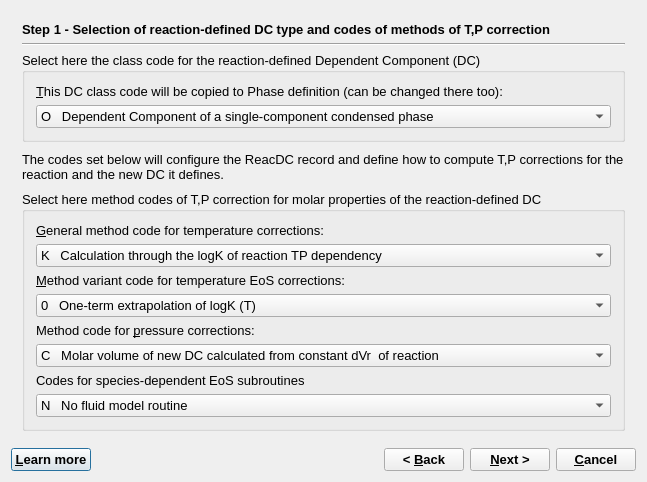
<?xml version="1.0" encoding="UTF-8"?>
<ui version="4.0">
 <class>ReacDCWizardData</class>
 <widget class="QDialog" name="ReacDCWizardData">
  <property name="windowModality">
   <enum>Qt::WindowModal</enum>
  </property>
  <property name="geometry">
   <rect>
    <x>0</x>
    <y>0</y>
    <width>647</width>
    <height>482</height>
   </rect>
  </property>
  <property name="font">
   <font>
    <pointsize>10</pointsize>
   </font>
  </property>
  <property name="windowTitle">
   <string>GEM-Selektor Proces</string>
  </property>
  <layout class="QGridLayout" name="gridLayout">
   <item row="0" column="0">
    <widget class="QStackedWidget" name="stackedWidget">
     <property name="mouseTracking">
      <bool>false</bool>
     </property>
     <property name="acceptDrops">
      <bool>false</bool>
     </property>
     <property name="autoFillBackground">
      <bool>false</bool>
     </property>
     <property name="frameShape">
      <enum>QFrame::NoFrame</enum>
     </property>
     <property name="frameShadow">
      <enum>QFrame::Plain</enum>
     </property>
     <property name="currentIndex">
      <number>0</number>
     </property>
     <widget class="QWidget" name="page">
      <layout class="QVBoxLayout" name="verticalLayout_2">
       <item>
        <widget class="QLabel" name="pageName">
         <property name="sizePolicy">
          <sizepolicy hsizetype="Preferred" vsizetype="Fixed">
           <horstretch>0</horstretch>
           <verstretch>0</verstretch>
          </sizepolicy>
         </property>
         <property name="font">
          <font>
           <weight>75</weight>
           <bold>true</bold>
          </font>
         </property>
         <property name="text">
          <string>Step 1 - Selection of reaction-defined DC type and codes of methods of T,P correction</string>
         </property>
        </widget>
       </item>
       <item>
        <widget class="Line" name="line">
         <property name="orientation">
          <enum>Qt::Horizontal</enum>
         </property>
        </widget>
       </item>
       <item>
        <widget class="QGroupBox" name="groupBox">
         <property name="title">
          <string>Select here the class code for the reaction-defined Dependent Component (DC)</string>
         </property>
         <layout class="QVBoxLayout">
          <item>
           <widget class="QLabel" name="ModelCodeLabel">
            <property name="minimumSize">
             <size>
              <width>0</width>
              <height>0</height>
             </size>
            </property>
            <property name="text">
             <string>&amp;This DC class code will be copied to Phase definition (can be changed there too):</string>
            </property>
            <property name="alignment">
             <set>Qt::AlignBottom</set>
            </property>
            <property name="wordWrap">
             <bool>true</bool>
            </property>
            <property name="buddy">
             <cstring>pPreC</cstring>
            </property>
           </widget>
          </item>
          <item>
           <widget class="QComboBox" name="pPreC">
            <item>
             <property name="text">
              <string>O   Dependent Component of a single-component condensed phase</string>
             </property>
            </item>
            <item>
             <property name="text">
              <string>T    Hydrogen ion H+</string>
             </property>
            </item>
            <item>
             <property name="text">
              <string>E    Electron (aqueous)</string>
             </property>
            </item>
            <item>
             <property name="text">
              <string>S    Other aqueous species (ions, complexes and ion pairs)</string>
             </property>
            </item>
            <item>
             <property name="text">
              <string>K    Aqueous-surface species (in adsorption site-ligand models)</string>
             </property>
            </item>
            <item>
             <property name="text">
              <string>W   Water H2O (solvent in aqueous phase)</string>
             </property>
            </item>
            <item>
             <property name="text">
              <string>L     Liquid solvent component of the aqueous phase</string>
             </property>
            </item>
            <item>
             <property name="text">
              <string>G    Gas (ideal component)</string>
             </property>
            </item>
            <item>
             <property name="text">
              <string>V    H2O (steam) gas (fluid) component</string>
             </property>
            </item>
            <item>
             <property name="text">
              <string>C    CO2 (carbon dioxide) gas (fluid) component</string>
             </property>
            </item>
            <item>
             <property name="text">
              <string>I     Ideal solution end-member (ideal mixing)</string>
             </property>
            </item>
            <item>
             <property name="text">
              <string>M   Major solution independent end-member (solvent)</string>
             </property>
            </item>
            <item>
             <property name="text">
              <string>J    Junior solution independent end-member (solute)</string>
             </property>
            </item>
            <item>
             <property name="text">
              <string>D    Major solution dependent end-member (solvent)</string>
             </property>
            </item>
            <item>
             <property name="text">
              <string>F    Junior solution dependent end-member (solute)</string>
             </property>
            </item>
            <item>
             <property name="text">
              <string>X    Neutral surface OH functional group</string>
             </property>
            </item>
            <item>
             <property name="text">
              <string>Y    Inner-sphere surface complex</string>
             </property>
            </item>
            <item>
             <property name="text">
              <string>Z    Outer-sphere surface complex </string>
             </property>
            </item>
            <item>
             <property name="text">
              <string>0    Inner-sphere complex on surface type 0 </string>
             </property>
            </item>
            <item>
             <property name="text">
              <string>2    Inner-sphere complex on surface type 1 </string>
             </property>
            </item>
            <item>
             <property name="text">
              <string>4    Inner-sphere complex on surface type 2</string>
             </property>
            </item>
            <item>
             <property name="text">
              <string>6    Inner-sphere complex on surface type 3 </string>
             </property>
            </item>
            <item>
             <property name="text">
              <string>8    Inner-sphere complex on surface type 4</string>
             </property>
            </item>
            <item>
             <property name="text">
              <string>1    Outer-sphere complex on surface  type 0</string>
             </property>
            </item>
            <item>
             <property name="text">
              <string>3    Outer-sphere complex on surface type 1</string>
             </property>
            </item>
            <item>
             <property name="text">
              <string>5    Outer-sphere complex on surface type 2</string>
             </property>
            </item>
            <item>
             <property name="text">
              <string>7    Outer-sphere complex on surface type 3</string>
             </property>
            </item>
            <item>
             <property name="text">
              <string>9    Outer-sphere complex on surtype type 4</string>
             </property>
            </item>
            <item>
             <property name="text">
              <string>Q   Sorbent (major) end-member of sorbent solid solution</string>
             </property>
            </item>
            <item>
             <property name="text">
              <string>P    Other (minor) end-member of sorbent solid solution</string>
             </property>
            </item>
            <item>
             <property name="text">
              <string>R   Carrier of poly(oligo)electrolyte</string>
             </property>
            </item>
            <item>
             <property name="text">
              <string>A   Strong exchange ion (constant charge plane)</string>
             </property>
            </item>
            <item>
             <property name="text">
              <string>B   Weak exchange ion (constant charge plane)</string>
             </property>
            </item>
           </widget>
          </item>
         </layout>
        </widget>
       </item>
       <item>
        <widget class="QLabel" name="textLabel10">
         <property name="sizePolicy">
          <sizepolicy hsizetype="Preferred" vsizetype="Preferred">
           <horstretch>0</horstretch>
           <verstretch>0</verstretch>
          </sizepolicy>
         </property>
         <property name="frameShape">
          <enum>QFrame::NoFrame</enum>
         </property>
         <property name="frameShadow">
          <enum>QFrame::Plain</enum>
         </property>
         <property name="text">
          <string>The codes set below will configure the ReacDC record and define how to compute T,P corrections for the reaction and the new DC it defines.</string>
         </property>
         <property name="textFormat">
          <enum>Qt::AutoText</enum>
         </property>
         <property name="scaledContents">
          <bool>false</bool>
         </property>
         <property name="wordWrap">
          <bool>true</bool>
         </property>
         <property name="margin">
          <number>0</number>
         </property>
         <property name="openExternalLinks">
          <bool>false</bool>
         </property>
        </widget>
       </item>
       <item>
        <widget class="QGroupBox" name="groupBox_7">
         <property name="title">
          <string>Select here method codes of T,P correction for molar properties of the reaction-defined DC</string>
         </property>
         <layout class="QVBoxLayout" name="verticalLayout">
          <item>
           <widget class="QLabel" name="AC_modeLabel">
            <property name="frameShape">
             <enum>QFrame::NoFrame</enum>
            </property>
            <property name="frameShadow">
             <enum>QFrame::Plain</enum>
            </property>
            <property name="text">
             <string>&amp;General method code for temperature corrections:</string>
            </property>
            <property name="alignment">
             <set>Qt::AlignBottom</set>
            </property>
            <property name="wordWrap">
             <bool>true</bool>
            </property>
            <property name="buddy">
             <cstring>p_pct_1</cstring>
            </property>
           </widget>
          </item>
          <item>
           <widget class="QComboBox" name="p_pct_1">
            <item>
             <property name="text">
              <string>K   Calculation through the logK of reaction TP dependency</string>
             </property>
            </item>
            <item>
             <property name="text">
              <string>H   Calculation on the basis of revised HKF EoS (reserved)</string>
             </property>
            </item>
            <item>
             <property name="text">
              <string>C   Calculation on the basis of standard S0  and Cp0  integration</string>
             </property>
            </item>
            <item>
             <property name="text">
              <string>I    Calculation of thermodynamic properties for isotopic forms of compounds</string>
             </property>
            </item>
           </widget>
          </item>
          <item>
           <widget class="QLabel" name="DcEqModeLabel">
            <property name="frameShape">
             <enum>QFrame::NoFrame</enum>
            </property>
            <property name="frameShadow">
             <enum>QFrame::Plain</enum>
            </property>
            <property name="text">
             <string>&amp;Method variant code for temperature EoS corrections:</string>
            </property>
            <property name="alignment">
             <set>Qt::AlignBottom</set>
            </property>
            <property name="wordWrap">
             <bool>true</bool>
            </property>
            <property name="buddy">
             <cstring>p_pct_2</cstring>
            </property>
           </widget>
          </item>
          <item>
           <widget class="QComboBox" name="p_pct_2">
            <item>
             <property name="text">
              <string>0   One-term extrapolation of logK (T) </string>
             </property>
            </item>
            <item>
             <property name="text">
              <string>1   One-term extrapolation of logK (T) assuming dGr (T) constant</string>
             </property>
            </item>
            <item>
             <property name="text">
              <string>2   Two-term extrapolation of logK (T) </string>
             </property>
            </item>
            <item>
             <property name="text">
              <string>3   Three-term extrapolation of logK (T) at dCpr (T) = const</string>
             </property>
            </item>
            <item>
             <property name="text">
              <string>L    Calculation of logK (T) for reactions from 7 empirical coefficients</string>
             </property>
            </item>
            <item>
             <property name="text">
              <string>X   Calculation of logK (T) for reactions from 5 empirical Cp coefficients</string>
             </property>
            </item>
            <item>
             <property name="text">
              <string>Z   Lagrange polynomial interpolation of discrete logK (P,T) values</string>
             </property>
            </item>
            <item>
             <property name="text">
              <string>R   Calculation of logK, dSr, dCpr, dVr using Marshall-Franck density model</string>
             </property>
            </item>
            <item>
             <property name="text">
              <string>Y   Calculation of logK, dSr, dCpr, dVr using modified Ryzhenko-Bryzgalin model</string>
             </property>
            </item>
            <item>
             <property name="text">
              <string>G   Calculation of standard Gibbs energy function g0T for isotopic forms of compounds</string>
             </property>
            </item>
            <item>
             <property name="text">
              <string>S   Calculation of g0T, h0T, S0T from standard entropy integration</string>
             </property>
            </item>
            <item>
             <property name="text">
              <string>E   Pronsprep97 - prediction of properties for aqueous hydroxide complexes</string>
             </property>
            </item>
            <item>
             <property name="text">
              <string>W  Calculation of properties of H2O liquid and vapor (reserved) </string>
             </property>
            </item>
            <item>
             <property name="text">
              <string>K   Calculation using HKF EoS coefficients (reserved)</string>
             </property>
            </item>
           </widget>
          </item>
          <item>
           <widget class="QLabel" name="PhEqModeLabel">
            <property name="text">
             <string>Method code for &amp;pressure corrections:</string>
            </property>
            <property name="alignment">
             <set>Qt::AlignBottom</set>
            </property>
            <property name="wordWrap">
             <bool>true</bool>
            </property>
            <property name="buddy">
             <cstring>p_pct_3</cstring>
            </property>
           </widget>
          </item>
          <item>
           <widget class="QComboBox" name="p_pct_3">
            <item>
             <property name="text">
              <string>C   Molar volume of new DC calculated from constant dVr  of reaction</string>
             </property>
            </item>
            <item>
             <property name="text">
              <string>N   No pressure correction to be done</string>
             </property>
            </item>
            <item>
             <property name="text">
              <string>Z   Lagrange polynomial interpolation of discrete logK (P,T)</string>
             </property>
            </item>
            <item>
             <property name="text">
              <string>0   Account for pressure dependence is inherent</string>
             </property>
            </item>
            <item>
             <property name="text">
              <string>K   Molar volume is calculated from 5 empirical coefficients</string>
             </property>
            </item>
            <item>
             <property name="text">
              <string>E   Molar volume V (T,P )  increment to V0 (reserved)</string>
             </property>
            </item>
            <item>
             <property name="text">
              <string>F   Pressure corrections for the properties of H2O liquid (reserved)</string>
             </property>
            </item>
            <item>
             <property name="text">
              <string>P   Pronsprep97: prediction of standard state data for aqueous metal complexes</string>
             </property>
            </item>
           </widget>
          </item>
          <item>
           <widget class="QLabel" name="PhEqModeLabel_2">
            <property name="text">
             <string>Codes for species-dependent EoS subroutines</string>
            </property>
            <property name="alignment">
             <set>Qt::AlignBottom</set>
            </property>
            <property name="wordWrap">
             <bool>true</bool>
            </property>
            <property name="buddy">
             <cstring>p_pct_3</cstring>
            </property>
           </widget>
          </item>
          <item>
           <widget class="QComboBox" name="p_pct_4">
            <item>
             <property name="text">
              <string>N   No fluid model routine</string>
             </property>
            </item>
            <item>
             <property name="text">
              <string>G   Generic fluid model routine</string>
             </property>
            </item>
            <item>
             <property name="text">
              <string>V   Subroutine for H2O fluid</string>
             </property>
            </item>
            <item>
             <property name="text">
              <string>C   Subroutine for CO2 fluid</string>
             </property>
            </item>
            <item>
             <property name="text">
              <string>M   Subroutine for CH4 fluid</string>
             </property>
            </item>
            <item>
             <property name="text">
              <string>T   Subroutine for N2 fluid</string>
             </property>
            </item>
            <item>
             <property name="text">
              <string>H   Subroutine for H2 fluid</string>
             </property>
            </item>
            <item>
             <property name="text">
              <string>O   Subroutine for O2 fluid</string>
             </property>
            </item>
            <item>
             <property name="text">
              <string>A   Subroutine for Ar fluid</string>
             </property>
            </item>
            <item>
             <property name="text">
              <string>P   Subroutine for polar fluids</string>
             </property>
            </item>
            <item>
             <property name="text">
              <string>Q  Subroutine for nonpolar fluids</string>
             </property>
            </item>
           </widget>
          </item>
         </layout>
        </widget>
       </item>
      </layout>
     </widget>
     <widget class="QWidget" name="page_2">
      <layout class="QGridLayout">
       <item row="0" column="0">
        <widget class="QLabel" name="label">
         <property name="sizePolicy">
          <sizepolicy hsizetype="Preferred" vsizetype="Fixed">
           <horstretch>0</horstretch>
           <verstretch>0</verstretch>
          </sizepolicy>
         </property>
         <property name="font">
          <font>
           <weight>75</weight>
           <bold>true</bold>
          </font>
         </property>
         <property name="text">
          <string>Step 2 - Specific dimensions and settings</string>
         </property>
        </widget>
       </item>
       <item row="1" column="0">
        <widget class="Line" name="line_2">
         <property name="orientation">
          <enum>Qt::Horizontal</enum>
         </property>
        </widget>
       </item>
       <item row="2" column="0">
        <widget class="QGroupBox" name="groupBox_2">
         <property name="sizePolicy">
          <sizepolicy hsizetype="Minimum" vsizetype="Minimum">
           <horstretch>0</horstretch>
           <verstretch>0</verstretch>
          </sizepolicy>
         </property>
         <property name="title">
          <string>Dimension to change only in special cases (e.g. to find properties of reaction between existing DCs)</string>
         </property>
         <layout class="QHBoxLayout">
          <item>
           <widget class="QSpinBox" name="pnDC">
            <property name="sizePolicy">
             <sizepolicy hsizetype="Fixed" vsizetype="Fixed">
              <horstretch>0</horstretch>
              <verstretch>0</verstretch>
             </sizepolicy>
            </property>
           </widget>
          </item>
          <item>
           <widget class="QLabel" name="textLabel1_2_2">
            <property name="sizePolicy">
             <sizepolicy hsizetype="Preferred" vsizetype="Preferred">
              <horstretch>0</horstretch>
              <verstretch>0</verstretch>
             </sizepolicy>
            </property>
            <property name="text">
             <string>Number of &amp;DCs in the reaction (usually set automatically after selecting the DCs)</string>
            </property>
            <property name="alignment">
             <set>Qt::AlignVCenter</set>
            </property>
            <property name="wordWrap">
             <bool>true</bool>
            </property>
            <property name="buddy">
             <cstring>pnDC</cstring>
            </property>
           </widget>
          </item>
         </layout>
        </widget>
       </item>
       <item row="3" column="0">
        <widget class="QGroupBox" name="groupBox_4">
         <property name="title">
          <string>Dimensions to set only for the logK array for T,P corrections by interpolation (KZZ method codes)   </string>
         </property>
         <layout class="QGridLayout">
          <item row="0" column="0">
           <widget class="QSpinBox" name="pnTp">
            <property name="sizePolicy">
             <sizepolicy hsizetype="Fixed" vsizetype="Fixed">
              <horstretch>0</horstretch>
              <verstretch>0</verstretch>
             </sizepolicy>
            </property>
            <property name="minimumSize">
             <size>
              <width>50</width>
              <height>0</height>
             </size>
            </property>
           </widget>
          </item>
          <item row="0" column="1">
           <widget class="QLabel" name="textLabel1">
            <property name="text">
             <string>Number of interpolation points along T (&gt; 2, &lt; 20)</string>
            </property>
            <property name="alignment">
             <set>Qt::AlignVCenter</set>
            </property>
            <property name="wordWrap">
             <bool>true</bool>
            </property>
           </widget>
          </item>
          <item row="1" column="0">
           <widget class="QSpinBox" name="pnPp">
            <property name="sizePolicy">
             <sizepolicy hsizetype="Fixed" vsizetype="Fixed">
              <horstretch>0</horstretch>
              <verstretch>0</verstretch>
             </sizepolicy>
            </property>
            <property name="minimumSize">
             <size>
              <width>50</width>
              <height>0</height>
             </size>
            </property>
           </widget>
          </item>
          <item row="1" column="1">
           <widget class="QLabel" name="textLabel1_2">
            <property name="text">
             <string>Number of interpolation points along P (&gt; 1, &lt; 10)</string>
            </property>
            <property name="alignment">
             <set>Qt::AlignVCenter</set>
            </property>
            <property name="wordWrap">
             <bool>true</bool>
            </property>
           </widget>
          </item>
         </layout>
        </widget>
       </item>
       <item row="4" column="0">
        <widget class="QGroupBox" name="groupBox_3">
         <property name="sizePolicy">
          <sizepolicy hsizetype="Minimum" vsizetype="Minimum">
           <horstretch>0</horstretch>
           <verstretch>0</verstretch>
          </sizepolicy>
         </property>
         <property name="title">
          <string>Units of measurement (cannot be changed in this version of GEMS) </string>
         </property>
         <layout class="QGridLayout">
          <item row="0" column="0">
           <widget class="QComboBox" name="pPunE">
            <property name="enabled">
             <bool>false</bool>
            </property>
            <property name="sizePolicy">
             <sizepolicy hsizetype="Fixed" vsizetype="Fixed">
              <horstretch>0</horstretch>
              <verstretch>0</verstretch>
             </sizepolicy>
            </property>
            <property name="minimumSize">
             <size>
              <width>180</width>
              <height>0</height>
             </size>
            </property>
            <item>
             <property name="text">
              <string>j     J/mol(/K) </string>
             </property>
            </item>
            <item>
             <property name="text">
              <string>c    cal/mol(/K)</string>
             </property>
            </item>
            <item>
             <property name="text">
              <string>J     kJ/mol(/K)</string>
             </property>
            </item>
            <item>
             <property name="text">
              <string>C    kcal/mol(/K)</string>
             </property>
            </item>
            <item>
             <property name="text">
              <string>N   Normalized</string>
             </property>
            </item>
           </widget>
          </item>
          <item row="0" column="1">
           <widget class="QLabel" name="textLabel1_2_3">
            <property name="text">
             <string>Units of energy (default: j)</string>
            </property>
            <property name="wordWrap">
             <bool>false</bool>
            </property>
            <property name="buddy">
             <cstring>pPunE</cstring>
            </property>
           </widget>
          </item>
          <item row="1" column="0">
           <widget class="QComboBox" name="pPunV">
            <property name="enabled">
             <bool>false</bool>
            </property>
            <property name="sizePolicy">
             <sizepolicy hsizetype="Fixed" vsizetype="Fixed">
              <horstretch>0</horstretch>
              <verstretch>0</verstretch>
             </sizepolicy>
            </property>
            <property name="minimumSize">
             <size>
              <width>180</width>
              <height>0</height>
             </size>
            </property>
            <item>
             <property name="text">
              <string>j    J/bar  = 0.1 cm3/mol</string>
             </property>
            </item>
            <item>
             <property name="text">
              <string>a   cal/bar</string>
             </property>
            </item>
            <item>
             <property name="text">
              <string>m   cm3/mol</string>
             </property>
            </item>
           </widget>
          </item>
          <item row="1" column="1">
           <widget class="QLabel" name="textLabel1_2_3_2">
            <property name="text">
             <string>Units of of volume (default:  j)</string>
            </property>
            <property name="wordWrap">
             <bool>false</bool>
            </property>
            <property name="buddy">
             <cstring>pPunV</cstring>
            </property>
           </widget>
          </item>
          <item row="2" column="0">
           <widget class="QComboBox" name="pPunP">
            <property name="enabled">
             <bool>false</bool>
            </property>
            <property name="sizePolicy">
             <sizepolicy hsizetype="Fixed" vsizetype="Fixed">
              <horstretch>0</horstretch>
              <verstretch>0</verstretch>
             </sizepolicy>
            </property>
            <property name="minimumSize">
             <size>
              <width>180</width>
              <height>0</height>
             </size>
            </property>
            <item>
             <property name="text">
              <string>b    bar  = 10^5 Pa</string>
             </property>
            </item>
            <item>
             <property name="text">
              <string>B    kbar (kilobar)</string>
             </property>
            </item>
            <item>
             <property name="text">
              <string>p    Pa  (Pascal)</string>
             </property>
            </item>
            <item>
             <property name="text">
              <string>P    MPa  = 10^6 Pa  </string>
             </property>
            </item>
            <item>
             <property name="text">
              <string>A    atm (=1.013 bar)</string>
             </property>
            </item>
           </widget>
          </item>
          <item row="2" column="1">
           <widget class="QLabel" name="textLabel1_2_3_2_3">
            <property name="text">
             <string>Units of pressure (default: b)</string>
            </property>
            <property name="wordWrap">
             <bool>false</bool>
            </property>
            <property name="buddy">
             <cstring>pPunP</cstring>
            </property>
           </widget>
          </item>
          <item row="3" column="0">
           <widget class="QComboBox" name="pPunT">
            <property name="enabled">
             <bool>false</bool>
            </property>
            <property name="minimumSize">
             <size>
              <width>180</width>
              <height>0</height>
             </size>
            </property>
            <item>
             <property name="text">
              <string>C   Celsius  </string>
             </property>
            </item>
            <item>
             <property name="text">
              <string>K   Kelvin</string>
             </property>
            </item>
            <item>
             <property name="text">
              <string>F   Fahrenheit</string>
             </property>
            </item>
           </widget>
          </item>
          <item row="3" column="1">
           <widget class="QLabel" name="textLabel1_2_3_2_2">
            <property name="frameShape">
             <enum>QFrame::NoFrame</enum>
            </property>
            <property name="frameShadow">
             <enum>QFrame::Plain</enum>
            </property>
            <property name="text">
             <string>Units of temperature (default: C)</string>
            </property>
            <property name="wordWrap">
             <bool>false</bool>
            </property>
            <property name="buddy">
             <cstring>pPunT</cstring>
            </property>
           </widget>
          </item>
         </layout>
        </widget>
       </item>
      </layout>
     </widget>
     <widget class="QWidget" name="page_4">
      <widget class="QLabel" name="label_3">
       <property name="geometry">
        <rect>
         <x>12</x>
         <y>12</y>
         <width>131</width>
         <height>16</height>
        </rect>
       </property>
       <property name="sizePolicy">
        <sizepolicy hsizetype="Preferred" vsizetype="Fixed">
         <horstretch>0</horstretch>
         <verstretch>0</verstretch>
        </sizepolicy>
       </property>
       <property name="font">
        <font>
         <weight>75</weight>
         <bold>true</bold>
        </font>
       </property>
       <property name="text">
        <string>Step 3 - Useful hints</string>
       </property>
      </widget>
      <widget class="Line" name="line_4">
       <property name="geometry">
        <rect>
         <x>12</x>
         <y>39</y>
         <width>606</width>
         <height>16</height>
        </rect>
       </property>
       <property name="orientation">
        <enum>Qt::Horizontal</enum>
       </property>
      </widget>
      <widget class="QGroupBox" name="groupBox_5">
       <property name="geometry">
        <rect>
         <x>10</x>
         <y>60</y>
         <width>601</width>
         <height>81</height>
        </rect>
       </property>
       <property name="sizePolicy">
        <sizepolicy hsizetype="Preferred" vsizetype="Minimum">
         <horstretch>0</horstretch>
         <verstretch>0</verstretch>
        </sizepolicy>
       </property>
       <property name="title">
        <string>Optional</string>
       </property>
       <layout class="QHBoxLayout">
        <item>
         <widget class="QSpinBox" name="spinBoxSDrefLnk">
          <property name="sizePolicy">
           <sizepolicy hsizetype="Fixed" vsizetype="Fixed">
            <horstretch>0</horstretch>
            <verstretch>0</verstretch>
           </sizepolicy>
          </property>
         </widget>
        </item>
        <item>
         <widget class="QLabel" name="textLabel5">
          <property name="text">
           <string>&amp;Set here the number of links to SDref bibliography records (default 0)</string>
          </property>
          <property name="alignment">
           <set>Qt::AlignVCenter</set>
          </property>
          <property name="wordWrap">
           <bool>true</bool>
          </property>
          <property name="buddy">
           <cstring>spinBoxSDrefLnk</cstring>
          </property>
         </widget>
        </item>
       </layout>
      </widget>
      <widget class="QGroupBox" name="groupBox_6">
       <property name="geometry">
        <rect>
         <x>12</x>
         <y>151</y>
         <width>591</width>
         <height>261</height>
        </rect>
       </property>
       <property name="title">
        <string>What will happen after you click &quot;Finish&quot;</string>
       </property>
       <layout class="QGridLayout">
        <item row="1" column="0">
         <widget class="QLabel" name="textLabel12">
          <property name="text">
           <string>(2) When Page 1 appears, fill out RDname field and enter the formula of new (last) DC into RDform field. Next, enter the reaction stoichiometry coefficients into the SC_DC column (convention: positive for products, negative for reactants). Then enter the available dVr; K or logK or dGr; dHr or dSr; dCpr values. If some properties are unknown (e.g. dHr), enter the 'empty' value '---' there.</string>
          </property>
          <property name="alignment">
           <set>Qt::AlignVCenter</set>
          </property>
          <property name="wordWrap">
           <bool>true</bool>
          </property>
         </widget>
        </item>
        <item row="2" column="0">
         <widget class="QLabel" name="textLabel14">
          <property name="text">
           <string>(3) Click on 'Calculate' toolbar button: the missing properties of the reaction and the newly defined DC (the last one) will appear on Page 1. Save the ReacDC record to database. You may test T,P corrections for properties of the reaction or its new DC by creating a RTParm tabulator on this ReacDC record later on.</string>
          </property>
          <property name="alignment">
           <set>Qt::AlignVCenter</set>
          </property>
          <property name="wordWrap">
           <bool>true</bool>
          </property>
         </widget>
        </item>
        <item row="0" column="0">
         <widget class="QLabel" name="textLabel13">
          <property name="text">
           <string>(1) A list of available ReacDC records will appear, asking you to mark those selected into the reaction. Next, a list of available DComp records appears, to mark those taken into reaction. In total, minimum one DC (DComp or ReacDC) must be selected if the reaction defines a new DC, or at least two DCs must be selected if only the properties of reaction shall be calculated.</string>
          </property>
          <property name="alignment">
           <set>Qt::AlignVCenter</set>
          </property>
          <property name="wordWrap">
           <bool>true</bool>
          </property>
         </widget>
        </item>
       </layout>
      </widget>
     </widget>
    </widget>
   </item>
   <item row="1" column="0">
    <layout class="QHBoxLayout">
     <item>
      <widget class="QPushButton" name="pHelp">
       <property name="font">
        <font>
         <weight>75</weight>
         <bold>true</bold>
        </font>
       </property>
       <property name="text">
        <string>&amp;Learn more</string>
       </property>
       <property name="shortcut">
        <string>F1</string>
       </property>
      </widget>
     </item>
     <item>
      <spacer>
       <property name="orientation">
        <enum>Qt::Horizontal</enum>
       </property>
       <property name="sizeHint" stdset="0">
        <size>
         <width>40</width>
         <height>20</height>
        </size>
       </property>
      </spacer>
     </item>
     <item>
      <widget class="QPushButton" name="pBack">
       <property name="font">
        <font>
         <weight>75</weight>
         <bold>true</bold>
        </font>
       </property>
       <property name="text">
        <string>&lt; &amp;Back</string>
       </property>
      </widget>
     </item>
     <item>
      <widget class="QPushButton" name="pNext">
       <property name="font">
        <font>
         <weight>75</weight>
         <bold>true</bold>
        </font>
       </property>
       <property name="text">
        <string>&amp;Next &gt;</string>
       </property>
      </widget>
     </item>
     <item>
      <widget class="QPushButton" name="pCancel">
       <property name="font">
        <font>
         <weight>75</weight>
         <bold>true</bold>
        </font>
       </property>
       <property name="text">
        <string>&amp;Cancel</string>
       </property>
      </widget>
     </item>
    </layout>
   </item>
  </layout>
 </widget>
 <layoutdefault spacing="6" margin="11"/>
 <tabstops>
  <tabstop>pPreC</tabstop>
  <tabstop>p_pct_1</tabstop>
  <tabstop>p_pct_2</tabstop>
  <tabstop>p_pct_3</tabstop>
  <tabstop>pnDC</tabstop>
  <tabstop>pnTp</tabstop>
  <tabstop>pnPp</tabstop>
  <tabstop>pPunE</tabstop>
  <tabstop>pPunV</tabstop>
  <tabstop>pPunP</tabstop>
  <tabstop>pPunT</tabstop>
  <tabstop>spinBoxSDrefLnk</tabstop>
  <tabstop>pHelp</tabstop>
  <tabstop>pBack</tabstop>
  <tabstop>pNext</tabstop>
  <tabstop>pCancel</tabstop>
 </tabstops>
 <resources/>
 <connections>
  <connection>
   <sender>pCancel</sender>
   <signal>clicked()</signal>
   <receiver>ReacDCWizardData</receiver>
   <slot>reject()</slot>
   <hints>
    <hint type="sourcelabel">
     <x>587</x>
     <y>518</y>
    </hint>
    <hint type="destinationlabel">
     <x>317</x>
     <y>270</y>
    </hint>
   </hints>
  </connection>
 </connections>
</ui>
